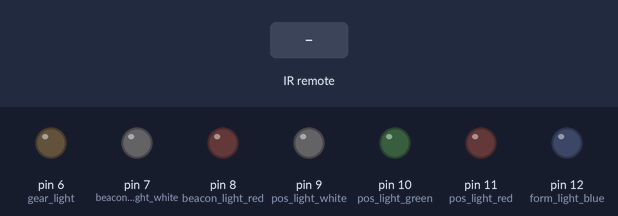
Bench run of a sketch on a simulated Arduino Uno, built with avr-gcc and run on an emulated ATmega328P. On the bench: output pins drawn as LEDs (lit = HIGH). Inputs (shaded band) come from the test bench.

Above: at 1.2 s.
1.3 s: infrared code 0xFF18E7 received
At 1.37 s:
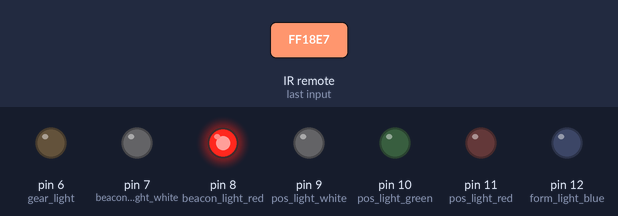
4.3 s: infrared code 0xFF30CF received
At 7.1 s:
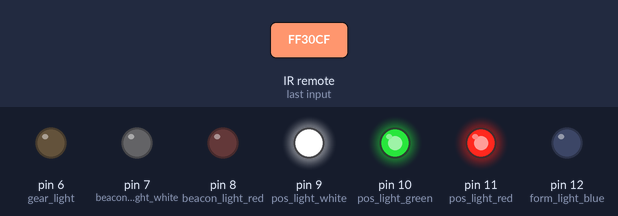
7.3 s: infrared code 0xFF7A85 received
At 9.97 s:
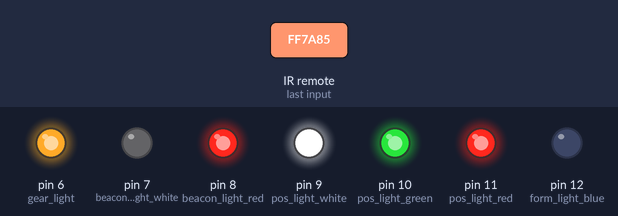
10.3 s: infrared code 0xFF10EF received
At 12.7 s:
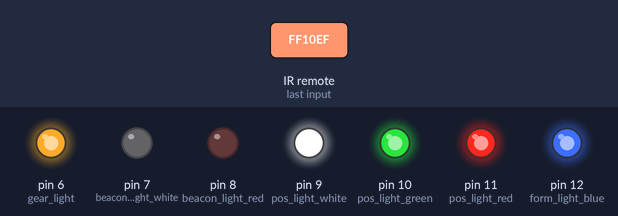
13.3 s: infrared code 0xFF30CF received
At 15.7 s:
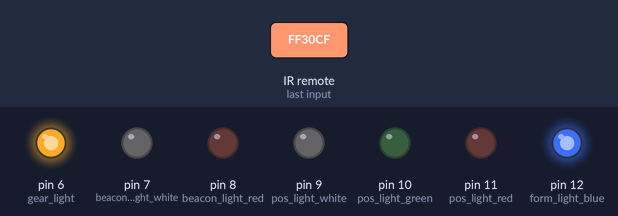
16.3 s: infrared code 0xFF7A85 received
At 18.7 s:
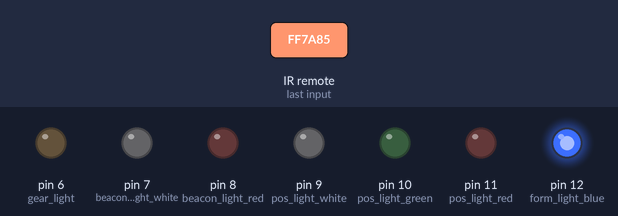
Timing chart, 0 to 20.3 s (numbered marks = the images above; inputs shaded):
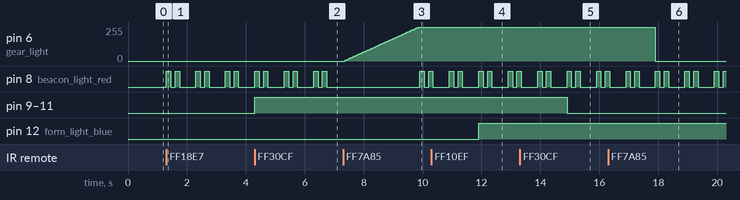

The sketch:

conditional_turn_on_status_change.ino
```cpp
#include <IRremote.h>

int RECV_PIN = 4;
IRrecv irrecv(RECV_PIN);
decode_results results;
int gear_light = 6;
int pos_light_red = 11;
int pos_light_green = 10;
int pos_light_white = 9;
int beacon_light_red = 8;
int beacon_light_white = 7; // reserved
int form_light_blue = 12;

// status of lights: 0 - off. 1 - on, 2 - to be turned off
int gl_brightness = 0;
int pos_light_status = 0;
int beacon_light_status = 0;
int gear_light_status = 0;
int form_light_status = 0;


void setup(){
  irrecv.enableIRIn();
  irrecv.blink13(true);
  pinMode(gear_light, OUTPUT);
  pinMode(pos_light_red, OUTPUT);
  pinMode(pos_light_green, OUTPUT);
  pinMode(pos_light_white, OUTPUT);
  pinMode(beacon_light_red, OUTPUT);
  pinMode(beacon_light_white, OUTPUT);
  pinMode(form_light_blue, OUTPUT);
}

void loop(){
    if (irrecv.decode(&results)){

        switch(results.value){
          case 0xFF30CF: //Keypad button "1" change status of position lights
            pos_light_status = pos_light_status + 1;
            break;
          case 0xFF18E7: //Keypad button "2" change status of lights
            beacon_light_status = beacon_light_status + 1;
            break;
          case 0xFF7A85: //keypad button "3" change status of gears
            gear_light_status = gear_light_status + 1;
            break;
          case 0xFF10EF: // keypad button "4" change status of formation lights
            form_light_status = form_light_status + 1;
            break;
          case 0xFF38C7: // keypad button "5" changes the status of all lights. Needs to be reworked as currently on lights are turned off
            pos_light_status = pos_light_status + 1;
            beacon_light_status = beacon_light_status + 1;
            gear_light_status = gear_light_status + 1;
            form_light_status = form_light_status + 1;
            break;

        };

        irrecv.resume();
    };

     if (gear_light_status == 1)
    { if (gl_brightness <= 255) // do incremental brightness increase untill brightness is max
      do {
    analogWrite(gear_light, gl_brightness);
    gl_brightness = gl_brightness + 5;
    delay (50);}
    while (gl_brightness <= 255);
    gear_light_status = 1; // gear light turned on
    };

    if (pos_light_status == 1) {
     digitalWrite (pos_light_white, HIGH);
     digitalWrite (pos_light_green, HIGH);
     digitalWrite (pos_light_red, HIGH);
     pos_light_status = 1; // positioning lights turned on
    };

    if (beacon_light_status == 1) {
     digitalWrite(beacon_light_red, HIGH);
     delay(150);
     digitalWrite(beacon_light_red, LOW);
     delay(150);
     digitalWrite(beacon_light_red, HIGH);
     delay(150);
     digitalWrite(beacon_light_red, LOW);
     delay(550);
     beacon_light_status = 1; // beacon lights turned on
   };

    if(form_light_status==1)
    { digitalWrite (form_light_blue, HIGH);
      form_light_status=1; // formation lights turned on
    };

    if (pos_light_status == 2){
      digitalWrite (pos_light_white, LOW);
      digitalWrite (pos_light_red, LOW);
      digitalWrite (pos_light_green, LOW);
      pos_light_status = 0; // position lights turned off
    };

    if (beacon_light_status == 2) {
     digitalWrite(beacon_light_red, LOW);
     beacon_light_status = 0; // beacon lights turned off
   };

    if (gear_light_status == 2) {
      analogWrite(gear_light,0);
      gl_brightness =0; // gear lights brightness set 0
      gear_light_status=0; // gear lights turned off
    }

    if (form_light_status == 2) {
      digitalWrite (form_light_blue, LOW);
      form_light_status = 0; // formation lights turned off
    }

}
```

Measured:
- after the input at 1.3 s, pin 8 (beacon_light_red): LOW → HIGH at once, then repeats every 1.0 s: LOW 0.15 s, HIGH 0.15 s, LOW 0.55 s, HIGH 0.15 s
- after the input at 4.3 s, pin 9 (pos_light_white), pin 10 (pos_light_green), pin 11 (pos_light_red): LOW → HIGH at once
- after the input at 7.3 s, pin 6 (gear_light): moves from 0/255 to 255/255 over 2.5 s, starting after 0.05 s
- after the input at 10.3 s, pin 12 (form_light_blue): LOW → HIGH after 1.6 s
- after the input at 13.3 s, pin 9 (pos_light_white), pin 10 (pos_light_green), pin 11 (pos_light_red): HIGH → LOW after 1.6 s
- after the input at 16.3 s, pin 6 (gear_light): 255/255 → 0/255 after 1.6 s
